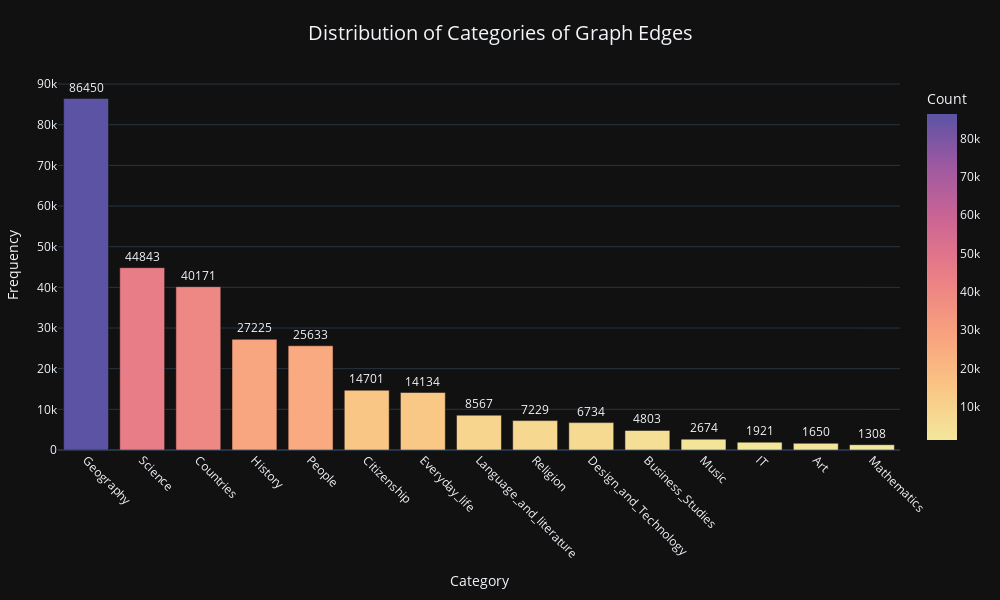
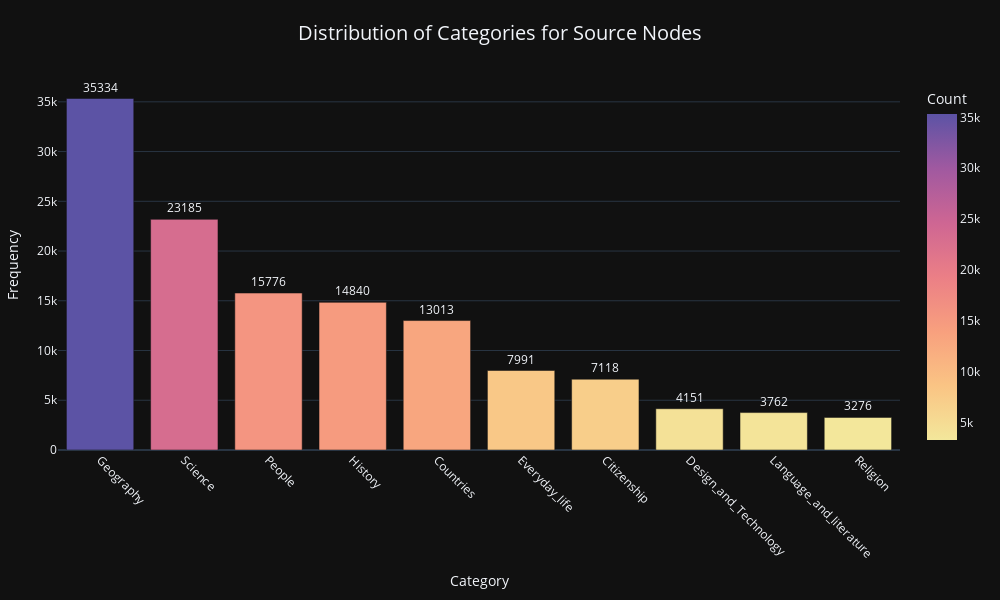
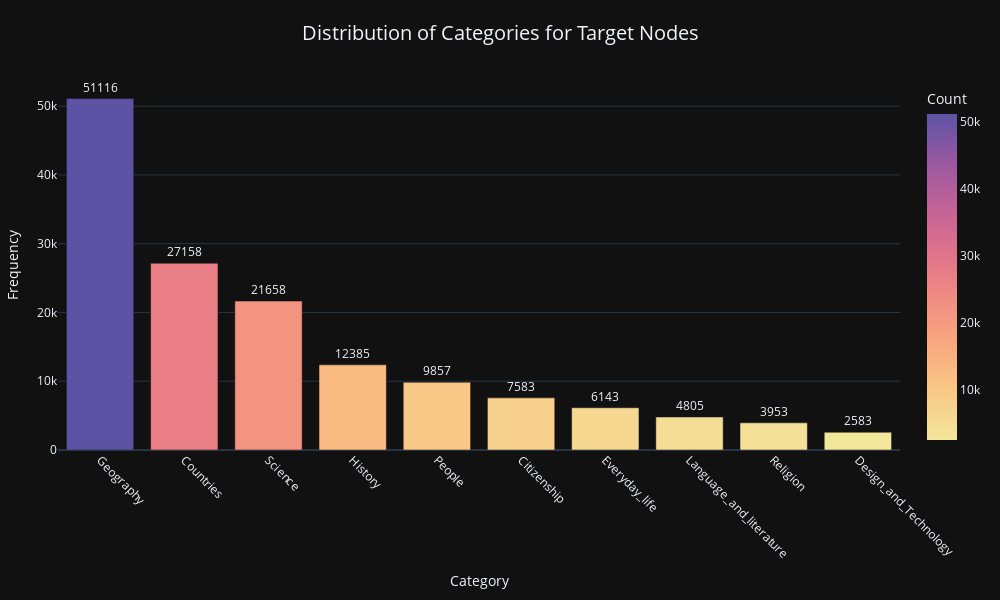

Write notebook code for charts like these, in order.
### Markdown cell above
Now that we have plotted the graph, we want to examine the categories of the edges. The different plots display the categories of both the source and target nodes for each edge, as well as the edges themselves. It is clear that the first category is Geography.

### Code cell
cwd=os.getcwd()
df_path=r"\data\wikispeedia_paths-and-graph\categories.tsv"
file_path=cwd+df_path

df_categories = pd.read_csv(file_path, sep='\t', comment='#', header=None, names=['Article', 'Category'])
# Extract the edges
df_links_ = nx.to_pandas_edgelist(G)
df_links_ = df_links_.rename(columns={'source': 'Source', 'target': 'Target'})

# Extract categories
node_data = dict(G.nodes(data=True))
df_categories = df_categories.rename(columns={'index': 'Article'})

if 'Category' in df_categories.columns:
    df_categories['Cleaned_Category'] = df_categories['Category'].str.replace('^subject\.', '', regex=True)
    df_categories['Category_Level_1'] = df_categories['Cleaned_Category'].apply(lambda x: x.split('.')[0] if pd.notna(x) else None)
    df_categories['Category_Level_2'] = df_categories['Cleaned_Category'].apply(lambda x: x.split('.')[1] if '.' in x else None)
    df_categories['Category_Level_3'] = df_categories['Cleaned_Category'].apply(lambda x: x.split('.')[2] if x.count('.') > 1 else None)

Visualization_categories_distribution_premodel(df_links_, df_categories)

### Figure 1 — Plotly figure (JSON) as saved in the notebook; plotly's stock layout.template omitted (floating-point values rounded to 4 significant figures)
{"data": [{"alignmentgroup": "True", "hovertemplate": "Category=%{x}<br>Count=%{marker.color}<extra></extra>", "legendgroup": "", "marker": {"color": [86450, 44843, 40171, 27225, 25633, 14701, 14134, 8567, 7229, 6734, 4803, 2674, 1921, 1650, 1308], "coloraxis": "coloraxis", "pattern": {"shape": ""}}, "name": "", "offsetgroup": "", "orientation": "v", "showlegend": false, "text": [86450, 44843, 40171, 27225, 25633, 14701, 14134, 8567, 7229, 6734, 4803, 2674, 1921, 1650, 1308], "textposition": "outside", "texttemplate": "%{text}", "type": "bar", "x": ["Geography", "Science", "Countries", "History", "People", "Citizenship", "Everyday_life", "Language_and_literature", "Religion", "Design_and_Technology", "Business_Studies", "Music", "IT", "Art", "Mathematics"], "xaxis": "x", "y": [86450, 44843, 40171, 27225, 25633, 14701, 14134, 8567, 7229, 6734, 4803, 2674, 1921, 1650, 1308], "yaxis": "y"}], "layout": {"barmode": "relative", "coloraxis": {"colorbar": {"title": {"text": "Count"}}, "colorscale": [[0, "rgb(243, 231, 155)"], [0.1667, "rgb(250, 196, 132)"], [0.3333, "rgb(248, 160, 126)"], [0.5, "rgb(235, 127, 134)"], [0.6667, "rgb(206, 102, 147)"], [0.8333, "rgb(160, 89, 160)"], [1, "rgb(92, 83, 165)"]]}, "height": 600, "legend": {"tracegroupgap": 0}, "margin": {"b": 150, "l": 50, "r": 50, "t": 80}, "title": {"font": {"size": 20}, "text": "Distribution of Categories of Graph Edges", "x": 0.5}, "width": 1000, "xaxis": {"anchor": "y", "domain": [0, 1], "tickangle": 45, "title": {"text": "Category"}}, "yaxis": {"anchor": "x", "domain": [0, 1], "title": {"text": "Frequency"}}}}

### Figure 2 — Plotly figure (JSON) as saved in the notebook; plotly's stock layout.template omitted (floating-point values rounded to 4 significant figures)
{"data": [{"alignmentgroup": "True", "hovertemplate": "Category=%{x}<br>Count=%{marker.color}<extra></extra>", "legendgroup": "", "marker": {"color": [35334, 23185, 15776, 14840, 13013, 7991, 7118, 4151, 3762, 3276], "coloraxis": "coloraxis", "pattern": {"shape": ""}}, "name": "", "offsetgroup": "", "orientation": "v", "showlegend": false, "text": [35334, 23185, 15776, 14840, 13013, 7991, 7118, 4151, 3762, 3276], "textposition": "outside", "texttemplate": "%{text}", "type": "bar", "x": ["Geography", "Science", "People", "History", "Countries", "Everyday_life", "Citizenship", "Design_and_Technology", "Language_and_literature", "Religion"], "xaxis": "x", "y": [35334, 23185, 15776, 14840, 13013, 7991, 7118, 4151, 3762, 3276], "yaxis": "y"}], "layout": {"barmode": "relative", "coloraxis": {"colorbar": {"title": {"text": "Count"}}, "colorscale": [[0, "rgb(243, 231, 155)"], [0.1667, "rgb(250, 196, 132)"], [0.3333, "rgb(248, 160, 126)"], [0.5, "rgb(235, 127, 134)"], [0.6667, "rgb(206, 102, 147)"], [0.8333, "rgb(160, 89, 160)"], [1, "rgb(92, 83, 165)"]]}, "height": 600, "legend": {"tracegroupgap": 0}, "margin": {"b": 150, "l": 50, "r": 50, "t": 80}, "title": {"font": {"size": 20}, "text": "Distribution of Categories for Source Nodes", "x": 0.5}, "width": 1000, "xaxis": {"anchor": "y", "domain": [0, 1], "tickangle": 45, "title": {"text": "Category"}}, "yaxis": {"anchor": "x", "domain": [0, 1], "title": {"text": "Frequency"}}}}

### Figure 3 — Plotly figure (JSON) as saved in the notebook; plotly's stock layout.template omitted (floating-point values rounded to 4 significant figures)
{"data": [{"alignmentgroup": "True", "hovertemplate": "Category=%{x}<br>Count=%{marker.color}<extra></extra>", "legendgroup": "", "marker": {"color": [51116, 27158, 21658, 12385, 9857, 7583, 6143, 4805, 3953, 2583], "coloraxis": "coloraxis", "pattern": {"shape": ""}}, "name": "", "offsetgroup": "", "orientation": "v", "showlegend": false, "text": [51116, 27158, 21658, 12385, 9857, 7583, 6143, 4805, 3953, 2583], "textposition": "outside", "texttemplate": "%{text}", "type": "bar", "x": ["Geography", "Countries", "Science", "History", "People", "Citizenship", "Everyday_life", "Language_and_literature", "Religion", "Design_and_Technology"], "xaxis": "x", "y": [51116, 27158, 21658, 12385, 9857, 7583, 6143, 4805, 3953, 2583], "yaxis": "y"}], "layout": {"barmode": "relative", "coloraxis": {"colorbar": {"title": {"text": "Count"}}, "colorscale": [[0, "rgb(243, 231, 155)"], [0.1667, "rgb(250, 196, 132)"], [0.3333, "rgb(248, 160, 126)"], [0.5, "rgb(235, 127, 134)"], [0.6667, "rgb(206, 102, 147)"], [0.8333, "rgb(160, 89, 160)"], [1, "rgb(92, 83, 165)"]]}, "height": 600, "legend": {"tracegroupgap": 0}, "margin": {"b": 150, "l": 50, "r": 50, "t": 80}, "title": {"font": {"size": 20}, "text": "Distribution of Categories for Target Nodes", "x": 0.5}, "width": 1000, "xaxis": {"anchor": "y", "domain": [0, 1], "tickangle": 45, "title": {"text": "Category"}}, "yaxis": {"anchor": "x", "domain": [0, 1], "title": {"text": "Frequency"}}}}
